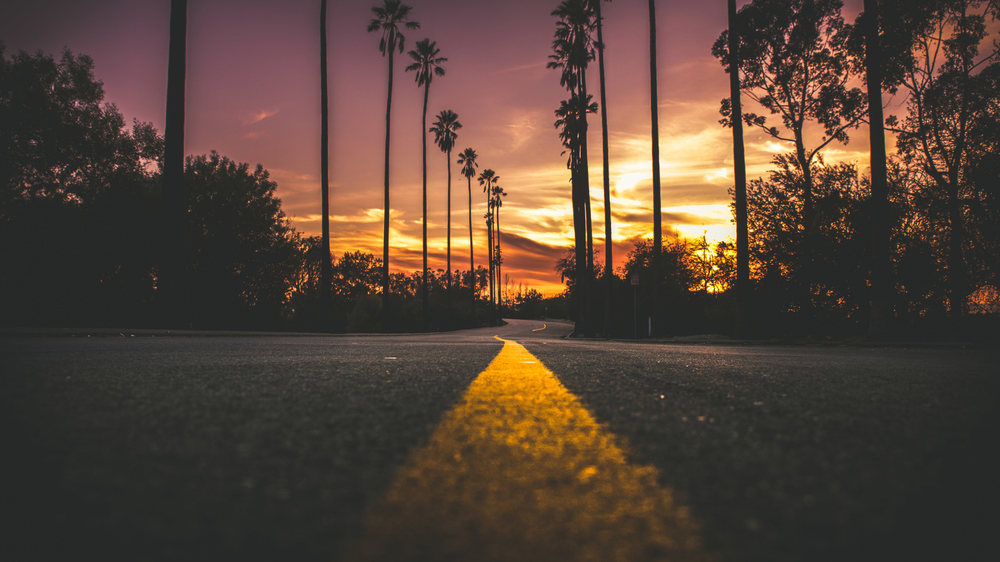
//> input picture VisionSLAM14/ch5/build/test.png, 1000 x 562 px, shrunk from 1920 x 1080 before the run
$ ./image_basics build/test.png   (built with g++ and OpenCV 4)
//> lines starting //> are read from the running program, lines starting //| are printed output that depends on the picture; after the words box and inside, x2 and y2 are one past the last pixel; in counts of white or black regions, pixels touching at a corner belong together
#include <iostream>
#include <chrono>

#include <opencv2/core/core.hpp>
#include <opencv2/highgui/highgui.hpp>


int main(int argc, char** argv) {

  cv::Mat image;

  image = cv::imread(argv[1]);
//> image is the input picture: 562 rows x 1000 cols, CV_8UC3; mean B, G, R 56.7, 67.9, 85.9

  if (image.data == nullptr) {
    std::cerr << "File " << argv[1] << "not exist !" << std::endl;
    return 0;
  }

  std::cout << "image width = " << image.cols
            << ", high = " << image.rows
            << ", channels = " << image.channels()
            << std::endl;
//| image width = 1000, high = 562, channels = 3

  cv::imshow("image", image);
  cv::waitKey(0);

  if (image.type() != CV_8UC1 && image.type() != CV_8UC3) {
    std::cout << "please input a color image or gray image !" << std::endl;
    return 0;
  }

  std::chrono::steady_clock::time_point t1 = std::chrono::steady_clock::now();

  for (size_t y = 0; y < image.rows; y++) {
    for (size_t x = 0; x < image.cols; x++) {
      unsigned char* row_ptr = image.ptr<unsigned char> (y);
      unsigned char* data_ptr = &row_ptr[x * image.channels()];

      for (int c = 0; c != image.channels(); c++) {
        // I(x, y) = data_ptr[c]
        unsigned char data = data_ptr[c];
      }
    }
  }

  std::chrono::steady_clock::time_point t2 = std::chrono::steady_clock::now();
  std::chrono::duration<double> time_used =
            std::chrono::duration_cast<std::chrono::duration<double>> (t2 - t1);

  std::cout << "image time use = " << time_used.count() << "s" << std::endl;

  cv::Mat image_another = image;
  image_another(cv::Rect(0, 0, 100, 100)).setTo(0);
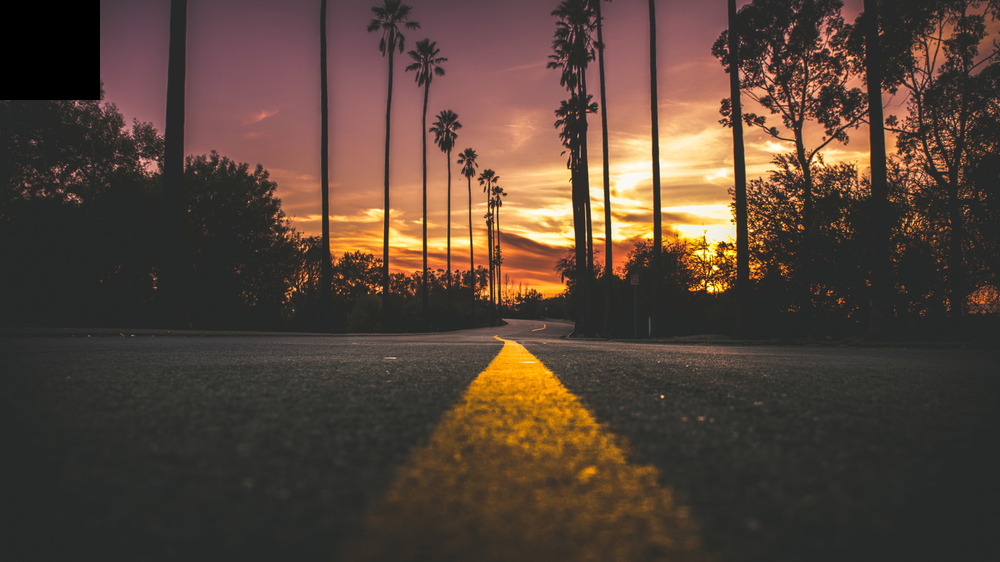
//> image_another: 562 rows x 1000 cols, CV_8UC3; 1.78% of pixels changed, all inside (x1, y1, x2, y2) = (0, 0, 100, 100)
  cv::imshow("image", image);
  cv::waitKey(0);

  cv::Mat image_clone = image.clone();
  image_clone(cv::Rect(0, 0, 100, 100)).setTo(255);
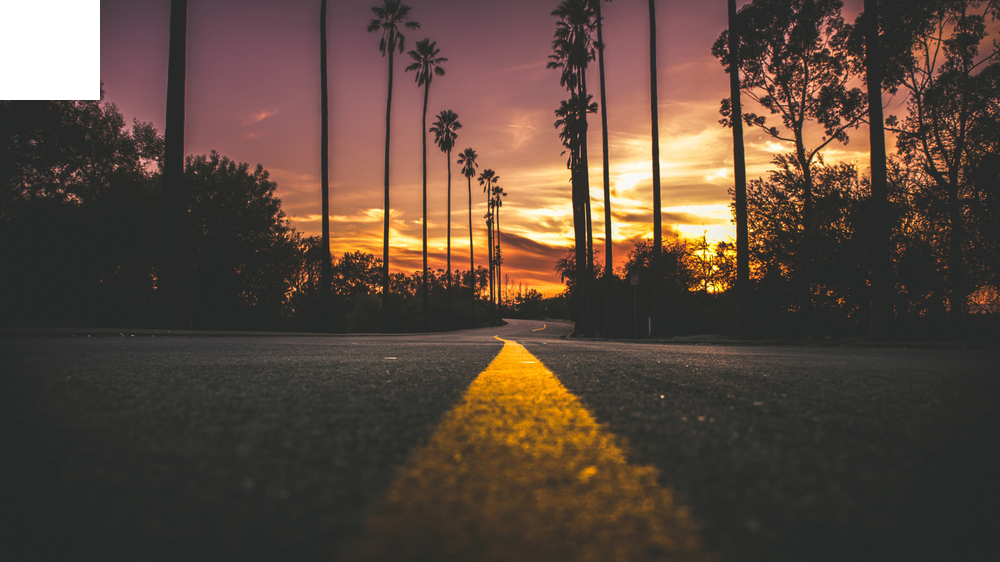
//> image_clone: 562 rows x 1000 cols, CV_8UC3; 1.78% of pixels changed, all inside (x1, y1, x2, y2) = (0, 0, 100, 100)
  cv::imshow("image", image);
  cv::imshow("image_chone", image_clone);
  cv::waitKey(0);

  cv::destroyAllWindows();

  return 0;
}
